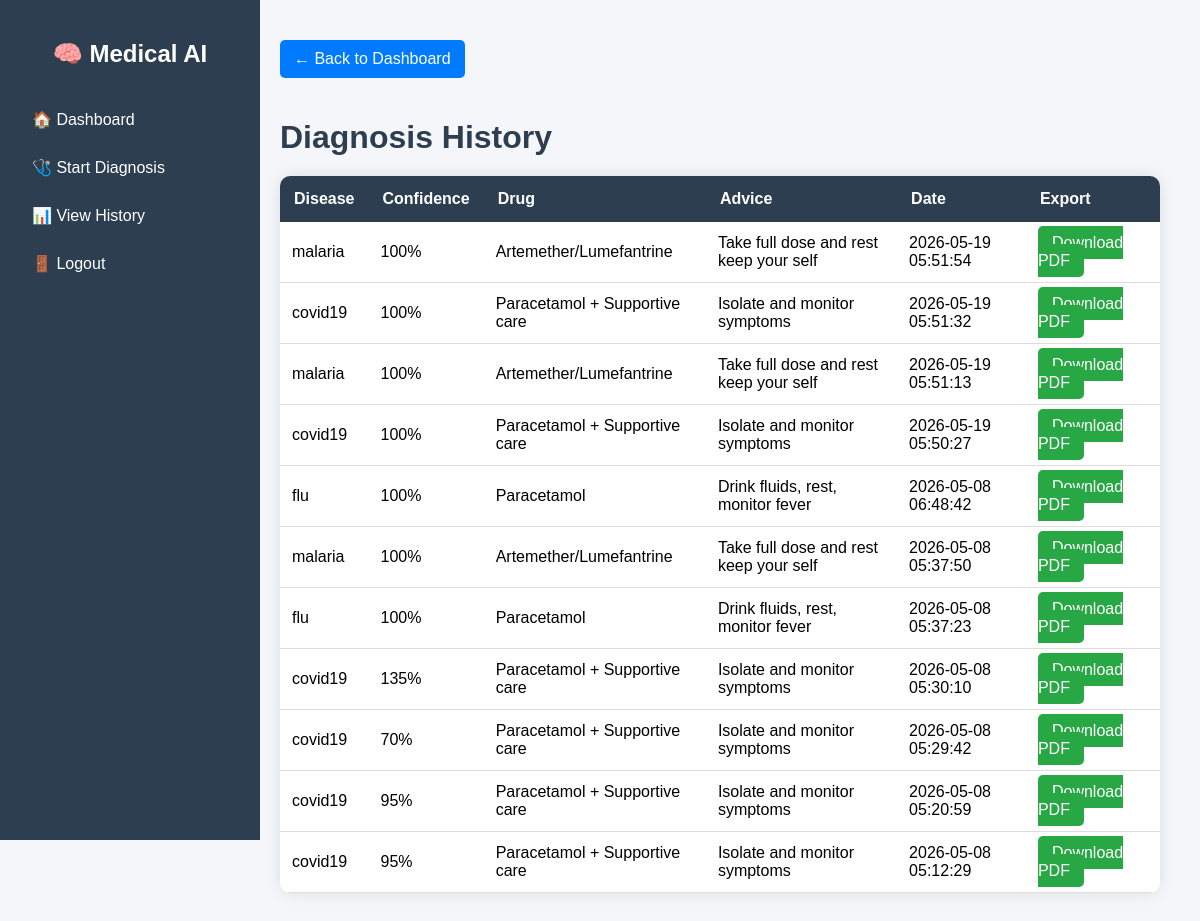
Screenshot of /history (signed in) with the database file from the repository.
### tables this page shows
CREATE TABLE diagnosis_history (
        id INTEGER PRIMARY KEY AUTOINCREMENT,
        user_id INTEGER,
        disease TEXT,
        confidence INTEGER,
        drug_name TEXT,
        advice TEXT,
        created_at TIMESTAMP DEFAULT CURRENT_TIMESTAMP
    );

### app.py (the view)
@app.route("/history")
def history():
    if not is_logged_in():
        return redirect("/login")
    conn = get_connection()
    cur = conn.cursor()
    cur.execute("""
        SELECT * FROM diagnosis_history
        WHERE user_id=?
        ORDER BY created_at DESC
    """, (session["user_id"],))
    history = cur.fetchall()
    conn.close()
    return render_template("history.html", history=history)

### app.py (called while the page is built)
def is_logged_in():
    return "user_id" in session

### database/database.py (called while the page is built)
def get_connection():
    conn = sqlite3.connect(DB_PATH)
    conn.row_factory = sqlite3.Row
    return conn

### templates/history.html (shortened to what this page needs)
<!DOCTYPE html>
<html lang="en">
<head>
    <link rel="stylesheet"
          href="{{ url_for('static', filename='css/dashboard.css') }}">
    <link rel="stylesheet"
          href="{{ url_for('static', filename='css/history.css') }}">
</head>
<body>
<div class="container">
    <div class="sidebar">
        <h2>🧠 Medical AI</h2>
        <a href="/dashboard">🏠 Dashboard</a>
        <a href="/questions">🩺 Start Diagnosis</a>
        <a href="/history">📊 View History</a>
        <a href="/logout">🚪 Logout</a>
    </div>
    <div class="main">
        <div class="history-container">
            <a href="/dashboard" class="back-btn">
                ← Back to Dashboard
            </a>
            <h1 class="history-title">
                Diagnosis History
            </h1>
            {% if history %}
            <table>
                <thead>
                    <tr>
                        <th>Disease</th>
                        <th>Confidence</th>
                        <th>Drug</th>
                        <th>Advice</th>
                        <th>Date</th>
                        <th>Export</th>
                    </tr>
                </thead>
                <tbody>
                    {% for item in history %}
                    <tr>
                        <td>{{ item.disease }}</td>
                        <td>{{ item.confidence }}%</td>
                        <td>{{ item.drug_name }}</td>
                        <td>{{ item.advice }}</td>
                        <td>{{ item.created_at }}</td>
                        <td>
                            <a
                               class="download-btn"
                               href="/download_report/{{ item.id }}">
                               Download PDF
                            </a>
                        </td>
                    </tr>
                    {% endfor %}
                </tbody>
            </table>
            {% else %}
            <div class="empty">
                <h3>No diagnosis history found</h3>
            </div>
            {% endif %}
        </div>
    </div>
</div>
</body>
</html>

### static/css/dashboard.css (style rules this page uses)
body { margin: 0; font-family: Arial; background: #f4f6f9; }
.container { display: flex; }
.sidebar { width: 220px; background: #2c3e50; color: white; height: 100vh; padding: 20px; position: fixed; transition: 0.3s; }
.sidebar h2 { text-align: center; margin-bottom: 30px; }
.sidebar a { display: block; color: white; padding: 12px; text-decoration: none; margin: 5px 0; border-radius: 5px; }
.main { margin-left: 240px; padding: 20px; width: 100%; }

### static/css/history.css (style rules this page uses)
.history-container { padding: 20px; }
.history-title { margin-bottom: 20px; color: #2c3e50; }
table { width: 100%; border-collapse: collapse; background: white; border-radius: 10px; overflow: hidden; box-shadow: 0 0 15px rgba(0,0,0,0.1); }
table th { background: #2c3e50; color: white; padding: 14px; text-align: left; }
table td { padding: 12px; border-bottom: 1px solid #ddd; }
.download-btn { background: #28a745; color: white; padding: 8px 14px; text-decoration: none; border-radius: 5px; transition: 0.3s; }
.back-btn { display: inline-block; margin-bottom: 20px; background: #007bff; color: white; padding: 10px 14px; text-decoration: none; border-radius: 5px; transition: 0.3s; }

### rows the page displays
diagnosis_history: disease "malaria", confidence "100", drug_name "Artemether/Lumefantrine", advice "Take full dose and rest keep your self", created_at "2026-05-19 05:51:54"
diagnosis_history: disease "covid19", confidence "100", drug_name "Paracetamol + Supportive care", advice "Isolate and monitor symptoms", created_at "2026-05-19 05:51:32"
diagnosis_history: disease "malaria", confidence "100", drug_name "Artemether/Lumefantrine", advice "Take full dose and rest keep your self", created_at "2026-05-19 05:51:13"
diagnosis_history: disease "covid19", confidence "100", drug_name "Paracetamol + Supportive care", advice "Isolate and monitor symptoms", created_at "2026-05-19 05:50:27"
diagnosis_history: disease "flu", confidence "100", drug_name "Paracetamol", advice "Drink fluids, rest, monitor fever", created_at "2026-05-08 06:48:42"
diagnosis_history: disease "malaria", confidence "100", drug_name "Artemether/Lumefantrine", advice "Take full dose and rest keep your self", created_at "2026-05-08 05:37:50"
diagnosis_history: disease "flu", confidence "100", drug_name "Paracetamol", advice "Drink fluids, rest, monitor fever", created_at "2026-05-08 05:37:23"
diagnosis_history: disease "covid19", confidence "135", drug_name "Paracetamol + Supportive care", advice "Isolate and monitor symptoms", created_at "2026-05-08 05:30:10"
diagnosis_history: disease "covid19", confidence "70", drug_name "Paracetamol + Supportive care", advice "Isolate and monitor symptoms", created_at "2026-05-08 05:29:42"
diagnosis_history: disease "covid19", confidence "95", drug_name "Paracetamol + Supportive care", advice "Isolate and monitor symptoms", created_at "2026-05-08 05:20:59"
diagnosis_history: disease "covid19", confidence "95", drug_name "Paracetamol + Supportive care", advice "Isolate and monitor symptoms", created_at "2026-05-08 05:12:29"
